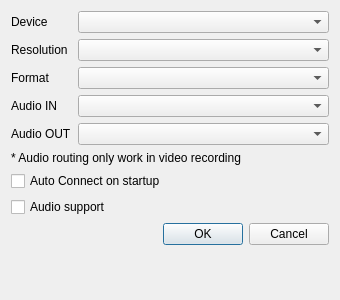
<?xml version="1.0" encoding="UTF-8"?>
<ui version="4.0">
 <class>dialog</class>
 <widget class="QDialog" name="dialog">
  <property name="windowModality">
   <enum>Qt::NonModal</enum>
  </property>
  <property name="geometry">
   <rect>
    <x>0</x>
    <y>0</y>
    <width>340</width>
    <height>300</height>
   </rect>
  </property>
  <property name="maximumSize">
   <size>
    <width>16777215</width>
    <height>300</height>
   </size>
  </property>
  <property name="windowTitle">
   <string>Device setup</string>
  </property>
  <property name="layoutDirection">
   <enum>Qt::LeftToRight</enum>
  </property>
  <layout class="QFormLayout" name="formLayout">
   <item row="2" column="0">
    <widget class="QLabel" name="label_device">
     <property name="text">
      <string>Device</string>
     </property>
    </widget>
   </item>
   <item row="2" column="1">
    <widget class="QComboBox" name="combo_box_device">
     <property name="mouseTracking">
      <bool>false</bool>
     </property>
    </widget>
   </item>
   <item row="3" column="0">
    <widget class="QLabel" name="label_resolution">
     <property name="text">
      <string>Resolution</string>
     </property>
    </widget>
   </item>
   <item row="3" column="1">
    <widget class="QComboBox" name="combo_box_resolution"/>
   </item>
   <item row="4" column="0">
    <widget class="QLabel" name="label_format">
     <property name="text">
      <string>Format</string>
     </property>
    </widget>
   </item>
   <item row="4" column="1">
    <widget class="QComboBox" name="combo_box_format"/>
   </item>
   <item row="5" column="0">
    <widget class="QLabel" name="label_audio_in">
     <property name="text">
      <string>Audio IN</string>
     </property>
    </widget>
   </item>
   <item row="5" column="1">
    <widget class="QComboBox" name="combo_box_audio_in">
     <property name="mouseTracking">
      <bool>false</bool>
     </property>
    </widget>
   </item>
   <item row="6" column="0">
    <widget class="QLabel" name="label_audio_out">
     <property name="text">
      <string>Audio OUT</string>
     </property>
    </widget>
   </item>
   <item row="6" column="1">
    <widget class="QComboBox" name="combo_box_audio_out">
     <property name="mouseTracking">
      <bool>false</bool>
     </property>
    </widget>
   </item>
   <item row="7" column="0" colspan="2">
    <widget class="QLabel" name="label_tips">
     <property name="text">
      <string>* Audio routing only work in video recording</string>
     </property>
    </widget>
   </item>
   <item row="8" column="0" colspan="2">
    <widget class="QCheckBox" name="check_box_auto_connect">
     <property name="text">
      <string>Auto Connect on startup</string>
     </property>
    </widget>
   </item>
   <item row="9" column="0" colspan="2">
    <widget class="QCheckBox" name="check_box_audio_support">
     <property name="text">
      <string>Audio support</string>
     </property>
    </widget>
   </item>
   <item row="10" column="0" colspan="2">
    <widget class="QDialogButtonBox" name="button_box">
     <property name="orientation">
      <enum>Qt::Horizontal</enum>
     </property>
     <property name="standardButtons">
      <set>QDialogButtonBox::Cancel|QDialogButtonBox::Ok</set>
     </property>
    </widget>
   </item>
  </layout>
 </widget>
 <resources/>
 <connections>
  <connection>
   <sender>button_box</sender>
   <signal>accepted()</signal>
   <receiver>dialog</receiver>
   <slot>accept()</slot>
   <hints>
    <hint type="sourcelabel">
     <x>248</x>
     <y>254</y>
    </hint>
    <hint type="destinationlabel">
     <x>157</x>
     <y>274</y>
    </hint>
   </hints>
  </connection>
  <connection>
   <sender>button_box</sender>
   <signal>rejected()</signal>
   <receiver>dialog</receiver>
   <slot>reject()</slot>
   <hints>
    <hint type="sourcelabel">
     <x>316</x>
     <y>260</y>
    </hint>
    <hint type="destinationlabel">
     <x>286</x>
     <y>274</y>
    </hint>
   </hints>
  </connection>
 </connections>
</ui>
